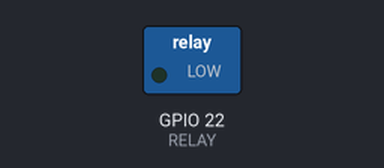
This sketch was run on a simulated ESP32. Parts: switched loads named in the sketch (green lamp = pin HIGH). Dashed ring = blinking.

Above: at 0.5 s.
Timing chart, 0 to 4.6 s (numbered marks = the images above):
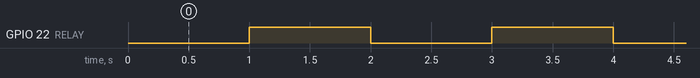

The sketch:

code_rele_+_bomba_agua.ino
```cpp
const int RELAY = 22;   // GPIO do ESP32 ligado no IN2 do módulo

void setup() {
  pinMode(RELAY, OUTPUT);
}

void loop() {
  digitalWrite(RELAY, LOW);   // muitos módulos ligam com nível LOW
  delay(1000);                // mantém 1 segundo ligado
  digitalWrite(RELAY, HIGH);  // e desligam com HIGH
  delay(1000);                // mantém 1 segundo desligado
}
```

Measured:
- by itself, GPIO 22 (RELAY): alternates HIGH for 1.0 s and LOW for 1.0 s
